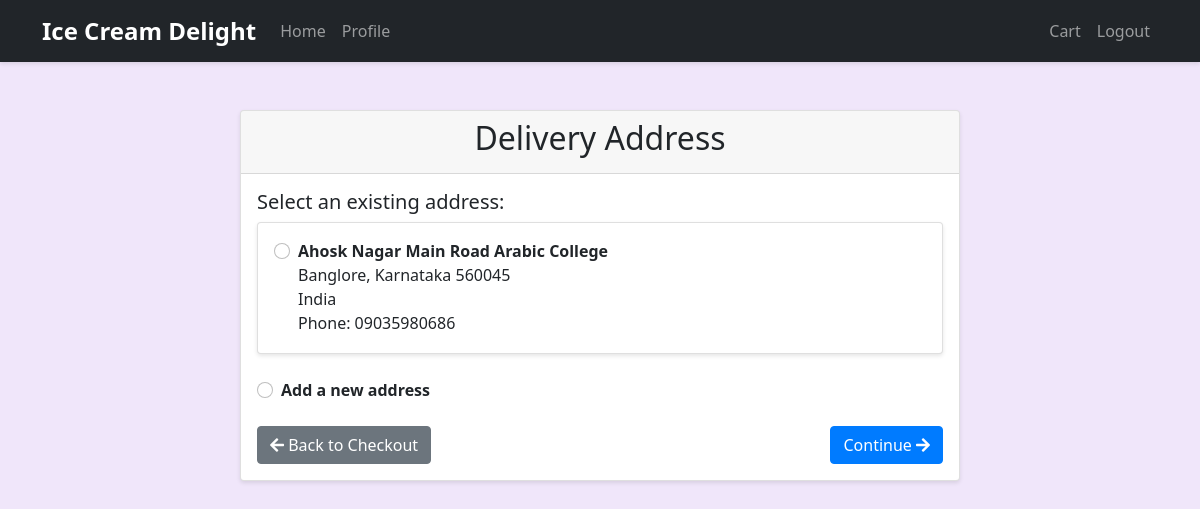
Page /delivery-address (signed in) on the committed database.
### models.py (models this page shows)
class Address(db.Model):
    id = db.Column(db.Integer, primary_key=True)
    user_id = db.Column(db.Integer, db.ForeignKey('user.id'), nullable=False)
    street = db.Column(db.String(200), nullable=False)
    city = db.Column(db.String(100), nullable=False)
    state = db.Column(db.String(100), nullable=False)
    postal_code = db.Column(db.String(20), nullable=False)
    country = db.Column(db.String(100), default='India')
    phone = db.Column(db.String(20), nullable=False)
    is_default = db.Column(db.Boolean, default=False)
    created_at = db.Column(db.DateTime, default=datetime.utcnow)
    updated_at = db.Column(db.DateTime, default=datetime.utcnow, onupdate=datetime.utcnow)
    user = db.relationship('User', backref='addresses')

### app.py (the view)
@app.route('/delivery-address', methods=['GET', 'POST'])
@login_required
def delivery_address():
    default_address = Address.query.filter_by(user_id=current_user.id, is_default=True).first()
    addresses = Address.query.filter_by(user_id=current_user.id).all()
    if request.method == 'POST':
        address_id = request.form.get('address_id')
        if address_id == 'new':
            return redirect(url_for('new_address'))
        session['address_id'] = address_id
        return redirect(url_for('payment'))
    return render_template('delivery_address.html', addresses=addresses, default_address=default_address)

### app.py (called while the page is built)
@app.before_request
def initialize_cart():
    if 'cart' not in session:
        session['cart'] = {}

@login_manager.user_loader
def load_user(user_id):
    return db.session.get(User, int(user_id))

### templates/delivery_address.html (shortened to what this page needs)
{% extends "base.html" %}
{% block content %}
<div class="container mt-5">
    <div class="row">
        <div class="col-md-8 offset-md-2">
            <div class="card">
                <div class="card-header">
                    <h2 class="text-center">Delivery Address</h2>
                </div>
                <div class="card-body">
                    <form method="POST" action="{{ url_for('delivery_address') }}">
                        {% if addresses %}
                        <div class="mb-4">
                            <h5>Select an existing address:</h5>
                            {% for address in addresses %}
                            <div class="card mb-2 {% if address.is_default %}border-primary{% endif %}">
                                <div class="card-body">
                                    <div class="form-check">
                                        <input class="form-check-input" type="radio" name="address_id" id="address_{{ address.id }}" value="{{ address.id }}" {% if address.is_default %}checked{% endif %}>
                                        <label class="form-check-label" for="address_{{ address.id }}">
                                            <strong>{{ address.street }}</strong><br>
                                            {{ address.city }}, {{ address.state }} {{ address.postal_code }}<br>
                                            {{ address.country }}<br>
                                            Phone: {{ address.phone }}
                                        </label>
                                    </div>
                                </div>
                            </div>
                            {% endfor %}
                        </div>
                        {% endif %}
                        <div class="mb-3">
                            <div class="form-check">
                                <input class="form-check-input" type="radio" name="address_id" id="new_address" value="new" {% if not addresses %}checked{% endif %}>
                                <label class="form-check-label" for="new_address">
                                    <strong>Add a new address</strong>
                                </label>
                            </div>
                        </div>
                        <div class="d-flex justify-content-between mt-4">
                            <a href="{{ url_for('checkout') }}" class="btn btn-secondary">
                                <i class="fas fa-arrow-left"></i> Back to Checkout
                            </a>
                            <button type="submit" class="btn btn-primary">
                                Continue <i class="fas fa-arrow-right"></i>
                            </button>
                        </div>
                    </form>
                </div>
            </div>
        </div>
    </div>
</div>
{% endblock %}

### static/styles.css (style rules this page uses)
:root { --primary-color: #FF6B6B; --secondary-color: #4ECDC4; --accent-color: #FFE66D; --dark-color: #2C3E50; }
body { font-family: 'Segoe UI', Tahoma, Geneva, Verdana, sans-serif; overflow-x: hidden; background-color: #f0e6fa; }
.btn-primary { background-color: #007bff; border-color: #007bff; }
.card { box-shadow: 0 2px 4px rgba(0,0,0,0.1); }

### rows in the picture
Address: is_default "☐ Ahosk Nagar Main Road Arabic C", street "Ahosk Nagar Main Road Arabic College", city "Banglore", state "Karnataka", postal_code "560045", country "India", phone "09035980686"
